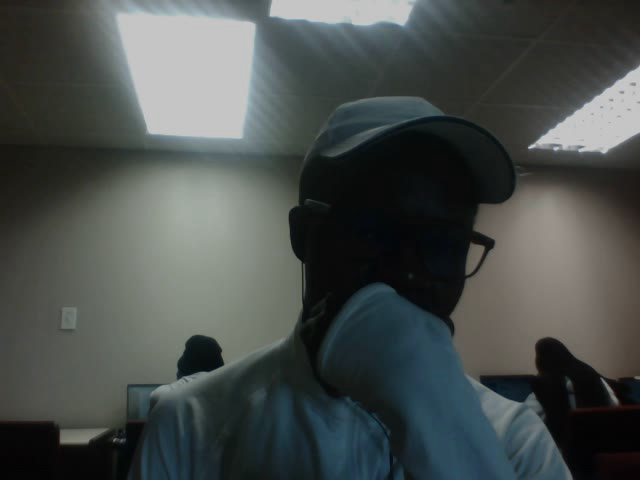
#> input picture frame 14 of output.avi, 640 x 480 px, given in place of the camera
$ python main.py
#> lines starting #> are read from the running program, lines starting #| are printed output that depends on the picture
import numpy as np
import cv2

# initialisation du HOG:
hog = cv2.HOGDescriptor()
hog.setSVMDetector(cv2.HOGDescriptor_getDefaultPeopleDetector())

cv2.startWindowThread()

# ouverture du flux vidéo de la webcam
cap = cv2.VideoCapture(0)

# la sortie sera écrite dans le fichier output.avi
out = cv2.VideoWriter(
    'output.avi',
    cv2.VideoWriter_fourcc(*'MJPG'),
    15.,
    (640, 480))

while (True):
    # capture image par image
    ret, frame = cap.read()
#> frame is the input picture: shape (480, 640, 3); mean B, G, R 76, 77.7, 72.4

    # réduction de l'image pour une détection plus rapide
    frame = cv2.resize(frame, (640, 480))
    # passage en noir et blanc, également pour accélerer
    # la détection
    gray = cv2.cvtColor(frame, cv2.COLOR_RGB2GRAY)
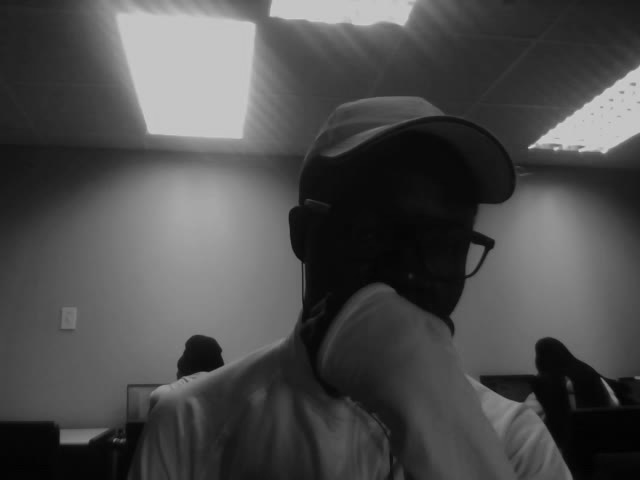
#> gray: shape (480, 640); min 1, max 211, mean 76.6

    # détection des personnes dans l'image.
    # retourne les coordonnées de la boîte encadrant
    # les personnes détectées
    boxes, weights = hog.detectMultiScale(frame, winStride=(8, 8))
#> boxes = (); weights = ()

    boxes = np.array([[x, y, x + w, y + h] for (x, y, w, h) in boxes])
#> boxes = empty array

    for (xA, yA, xB, yB) in boxes:
        # affichages des boîtes sur l'image couleur
        cv2.rectangle(frame, (xA, yA), (xB, yB),
                      (0, 255, 0), 2)
#> this loop made 0 passes

    # écriture de la vidéo avec les boîtes
    out.write(frame.astype('uint8'))
    # affichage de l'image résultante
    cv2.imshow('frame', frame)
    if cv2.waitKey(1) & 0xFF == ord('q'):
#> (key q is pressed here)
        break

# quand on a terminé:
# on termine la capture
cap.release()
# on termine l'écriture
out.release()
# et on ferme la fenêtre
cv2.destroyAllWindows()
cv2.waitKey(1)

$ run again, starting later in the video
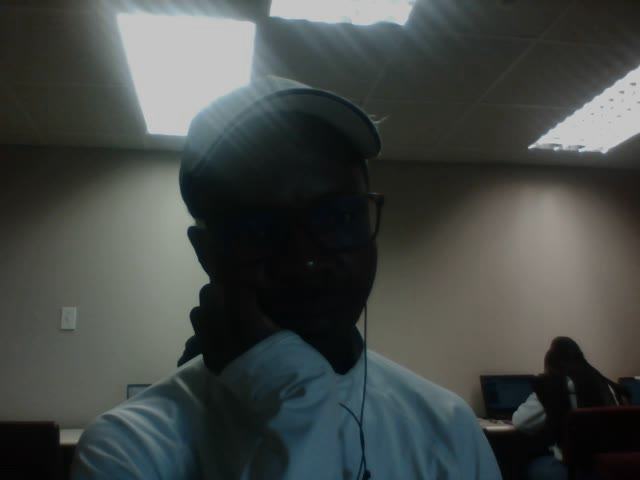
#> input picture frame 63 of output.avi, 640 x 480 px, given in place of the camera
#> frame is the input picture: shape (480, 640, 3); mean B, G, R 70, 72.2, 67.6
#> `gray = cv2.cvtColor(frame, cv2.COLOR_RGB2GRAY)`:
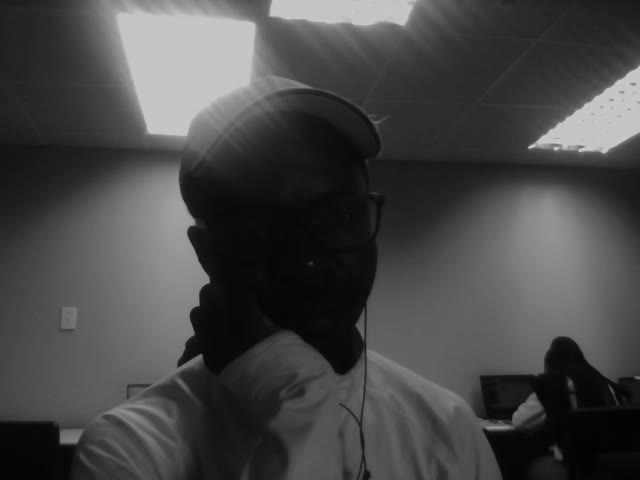
#> gray: shape (480, 640); min 1, max 206, mean 71.1
#> `boxes, weights = hog.detectMultiScale(frame, winStride=(8, 8))`: boxes = ()
#> `boxes = np.array([[x, y, x + w, y + h] for (x, y, w, h) in boxes])`: boxes = empty array

$ run again, starting later in the video
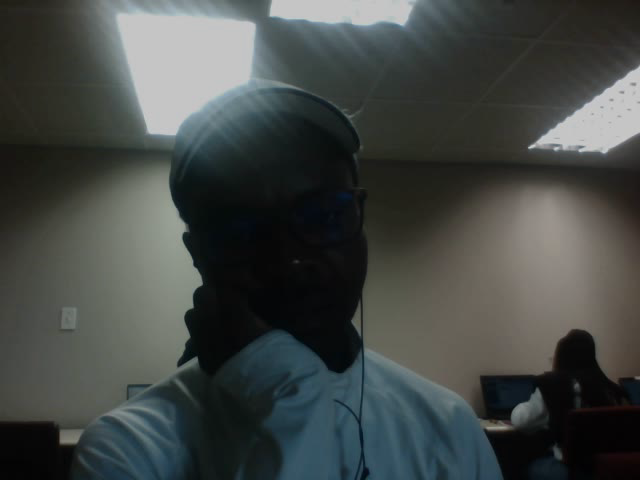
#> input picture frame 113 of output.avi, 640 x 480 px, given in place of the camera
#> frame is the input picture: shape (480, 640, 3); mean B, G, R 69.5, 71.7, 67.1
#> `gray = cv2.cvtColor(frame, cv2.COLOR_RGB2GRAY)`:
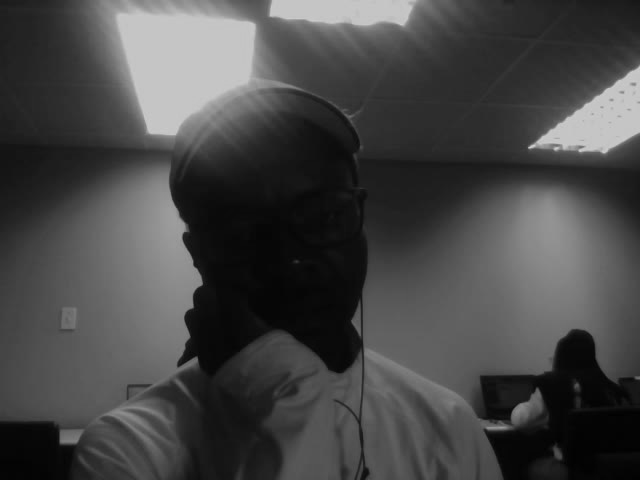
#> gray: shape (480, 640); min 0, max 207, mean 70.6
#> `boxes, weights = hog.detectMultiScale(frame, winStride=(8, 8))`: boxes = ()
#> `boxes = np.array([[x, y, x + w, y + h] for (x, y, w, h) in boxes])`: boxes = empty array
